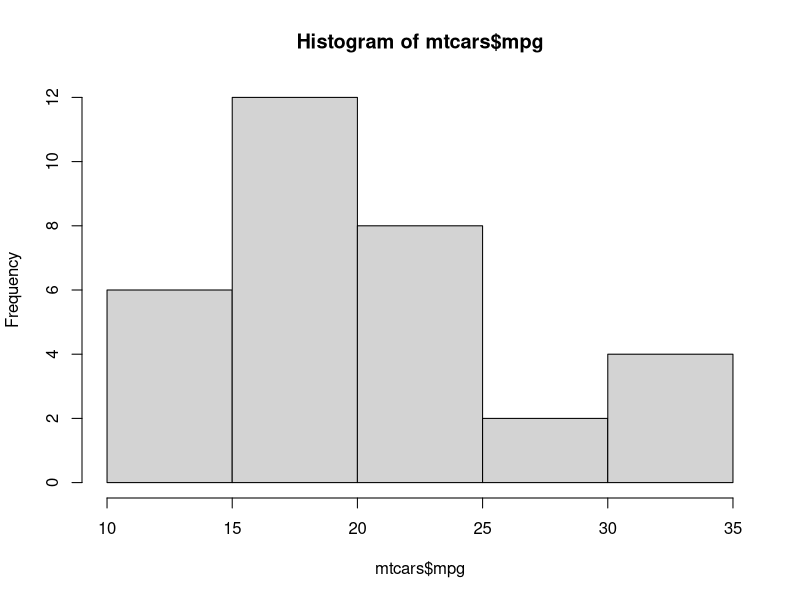
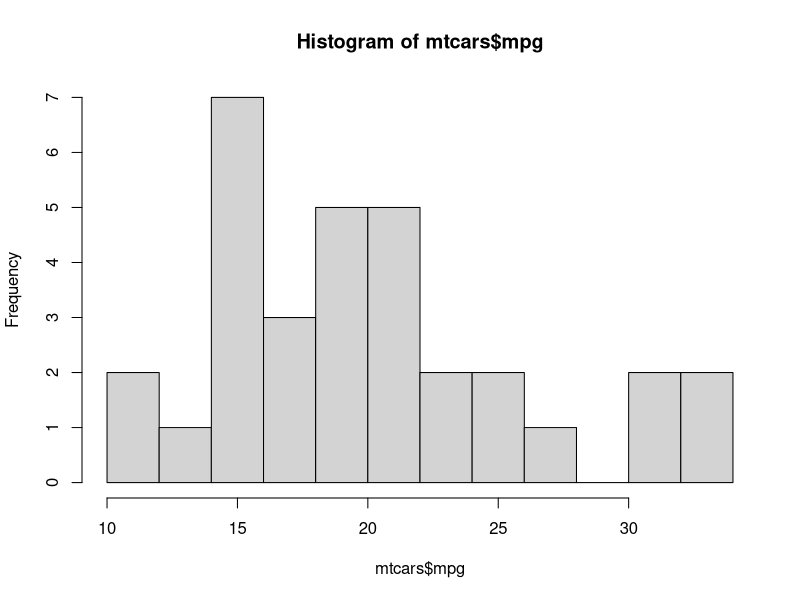
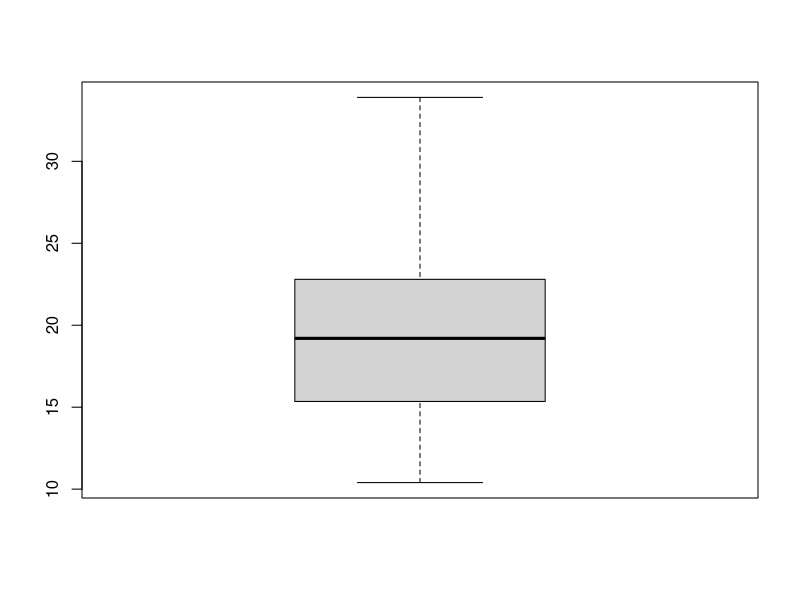

Generate these figures, in order, with R: (Note: this script raises an error after producing the figures.)
#to pull mtcars data in your session
data(mtcars)

#to find out type of variables(observations n columns etc )
str(mtcars)

#view top 5 records of mtcars
head(mtcars)

#five number summary & interquartile range
#note** fivenum needs a column to be defined. SHows five values ie -min,25th percentile,median,
#75th percentile n max value.

fivenum(mtcars$mpg)

#using a histogram for more clarity
hist(mtcars$mpg)

#to get 10 buckets of data
hist(mtcars$mpg, breaks = 10)

#Interquartile range (75 percentile - 25 percentile)
IQR(mtcars$mpg)

#Association between five number & Boxplot of mpg
#http://flowingdata.com/2008/02/15/how-to-read-and-use-a-box-and-whisker-plot/
boxplot(mtcars$mpg)

#introducing outliers
mtcars <-edit(mtcars)
#changd value for mpg from 21-70 and 17.8 to 7.8
boxplot(mtcars$mpg)

#change the data to as it was
mtcars <-edit(mtcars)
boxplot(mtcars$mpg)

#now boxplot to compare quantities or variables
data(iris)
str(iris)
head(iris)
boxplot(iris$Sepal.Length ~ iris$Species)
boxplot(iris$Petal.Length ~ iris$Species, main = "Petal Length")
boxplot(iris$Petal.Length ~ iris$Species, main = "Petal Length",xlab = "Species",ylab = "Petal Length")
#colors()
boxplot(iris$Petal.Length ~ iris$Species,main = "Petal Length",xlab = "Species",ylab = "Petal Length", col = "red")

#to change backgrounf of plot
par(bg="skyblue")
boxplot(iris$Petal.Length ~ iris$Species, main = "Petal Length",xlab = "Species",ylab = "Petal Length")

#rechecking column names in dataset
names(iris)

#par(bg="white")
#boxplot(iris$Petal.Length ~ iris$Species, main = "Petal Length",xlab = "Species",ylab = "Petal Length")
##box plot in lattice package
#including the package

library(lattice)

#using box and whisker plot
bwplot(iris$Sepal.Length ~ iris$Species)
bwplot(iris$Petal.Length ~ iris$Species, main = "Petal Length",xlab = "Species",ylab = "Petal Length")

xyplot(iris$Sepal.Length ~ iris$Species)
xyplot(iris$Sepal.Length ~ iris$Species, col = "red", pch=1)

#boxplot in GGPLOT2 package
library(ggplot2)
qplot(iris$Species,iris$Sepal.Length,data=iris,geom="boxplot")

##summary function for numeric value & categorical
summary(iris)
data(mycars)
str(mtcars)
summary(mtcars)
boxplot(mtcars) # doesnt make sense

##comparison of mpg & cyl
#xaxis being cylinder n yaxis being mileage
boxplot(mtcars$mpg~mtcars$cyl)
#bwplot(mtcars$mpg~mtcars$cyl)

#describe the function
library(Hmisc)
describe(mtcars)
describe(mtcars$mpg)

#slice and dice of a dataset
#using summarize
A1 <- summarize(mtcars$mpg, mtcars$cyl, summary)
A1
